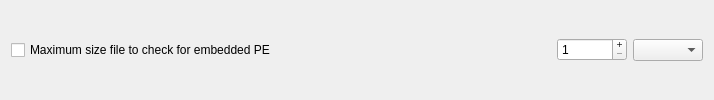
            <widget class="QFrame" name="limitFrame_6">
             <property name="minimumSize">
              <size>
               <width>0</width>
               <height>0</height>
              </size>
             </property>
             <property name="frameShape">
              <enum>QFrame::NoFrame</enum>
             </property>
             <property name="frameShadow">
              <enum>QFrame::Raised</enum>
             </property>
             <layout class="QHBoxLayout" name="horizontalLayout_17">
              <property name="topMargin">
               <number>2</number>
              </property>
              <property name="bottomMargin">
               <number>2</number>
              </property>
              <item>
               <widget class="QCheckBox" name="pwmaxSizeFileForPECheckBox">
                <property name="text">
                 <string>Maximum size file to check for embedded PE</string>
                </property>
               </widget>
              </item>
              <item>
               <spacer name="horizontalSpacer_10">
                <property name="orientation">
                 <enum>Qt::Horizontal</enum>
                </property>
                <property name="sizeHint" stdset="0">
                 <size>
                  <width>275</width>
                  <height>20</height>
                 </size>
                </property>
               </spacer>
              </item>
              <item>
               <widget class="QSpinBox" name="pwmaxSizeFileForPESpinBox">
                <property name="minimumSize">
                 <size>
                  <width>70</width>
                  <height>0</height>
                 </size>
                </property>
                <property name="buttonSymbols">
                 <enum>QAbstractSpinBox::PlusMinus</enum>
                </property>
                <property name="minimum">
                 <number>1</number>
                </property>
                <property name="maximum">
                 <number>999</number>
                </property>
               </widget>
              </item>
              <item>
               <widget class="QComboBox" name="pwmaxSizeFileForPEComboBox">
                <property name="minimumSize">
                 <size>
                  <width>70</width>
                  <height>0</height>
                 </size>
                </property>
                <item>
                 <property name="text">
                  <string/>
                 </property>
                </item>
                <item>
                 <property name="text">
                  <string>K</string>
                 </property>
                </item>
                <item>
                 <property name="text">
                  <string>M</string>
                 </property>
                </item>
               </widget>
              </item>
             </layout>
            </widget>
